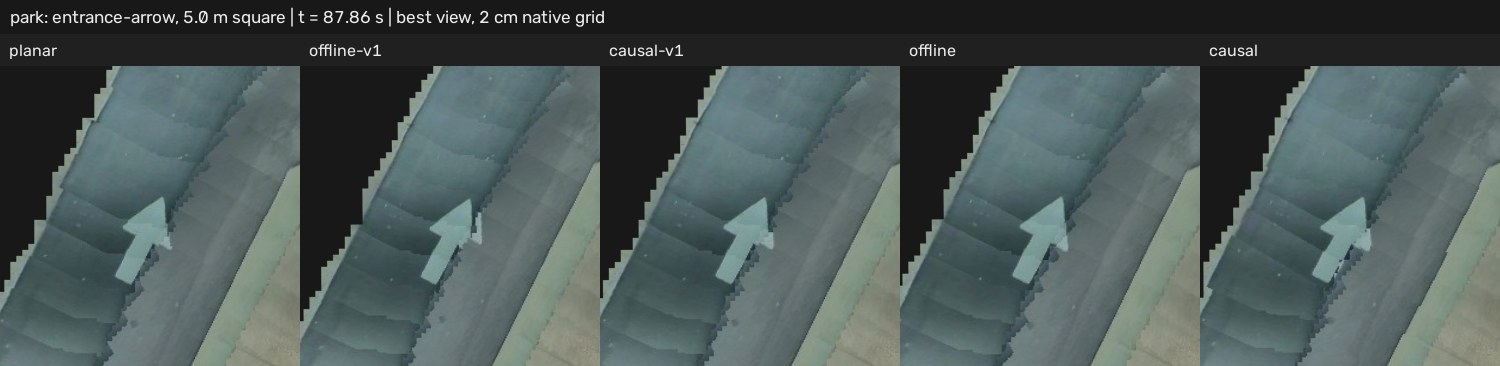
#> input picture pipeline/road/report/compare-park-entrance-arrow.jpg, 1500 x 366 px
$ python -i finish_v5.py   (imports and definitions only)
#> lines starting #> are read from the running program, lines starting #| are printed output that depends on the picture
### pipeline/groundtex/v5.py
"""V5 photographic ground. Build global registration and illumination guides; each displayed texel has one owner."""

from .atlas import *
from collections import Counter, defaultdict
from threading import Lock

BASE = Path("work/groundtex-final/state")
BASEOUT = Path("work/groundtex-final/ground")
SLICES = [(85, 140), (190, 215), (286, 330)]
P = W / "patches"
F = W / "fields"
D8 = 0.08
T = 128
stats = Counter()
mutex = Lock()


def key(r):
    return f"{r['cam']}-{r['n']:06d}"


def extent(box):
    return box[0] + box[2], box[1] + box[3]


# [11 lines left out: function pieces, not called in this run]


class Grid:
    # [33 lines left out: functions __init__, read, store, display, not called in this run]


@lru_cache(2400)
def mandatory(k):
    return display().query((np.array(k) + 0.5) * M)[0] < 43


# [146 lines left out: functions masks, actual_guard, box8, raw, not called in this run]


def blur(im, s):
    return cv.GaussianBlur(im, (0, 0), s)


# [314 lines left out: functions patch, fit, choose, protect, softedge, build, not called in this run]


# [4 lines that do not run on import are left out]

### pipeline/groundtex/finish_v5.py
"""Use clean-source footprint evidence, independent training-photo registration and a low-frequency verge gain. No photo mixtures."""

from .v5 import *
from .proof import Atlas, RPT, top_xy, groundphoto, pose
from . import refine

BASELINE = Path("work/groundtex-v5/before")
refine.GUIDE = Path("scene/stitched-opt-v5")


def high(im):
    g = cv.cvtColor(im.astype("f"), cv.COLOR_RGB2GRAY)
    return blur(g, 0.8) - blur(g, 5)


# [254 lines left out: functions local_repair, fieldfit, not called in this run]


class Verge:
    # [112 lines left out: functions __init__, __call__, run, not called in this run]


# [2 lines not run here, left out]

>>> import cv2
>>> picture = cv2.cvtColor(cv2.imread('../road/report/compare-park-entrance-arrow.jpg'), cv2.COLOR_BGR2RGB)
>>> result = high(picture)
#> call 2 of blur, with s = 5
#> in blur (call 2), `return cv.GaussianBlur(im, (0, 0), s)`:
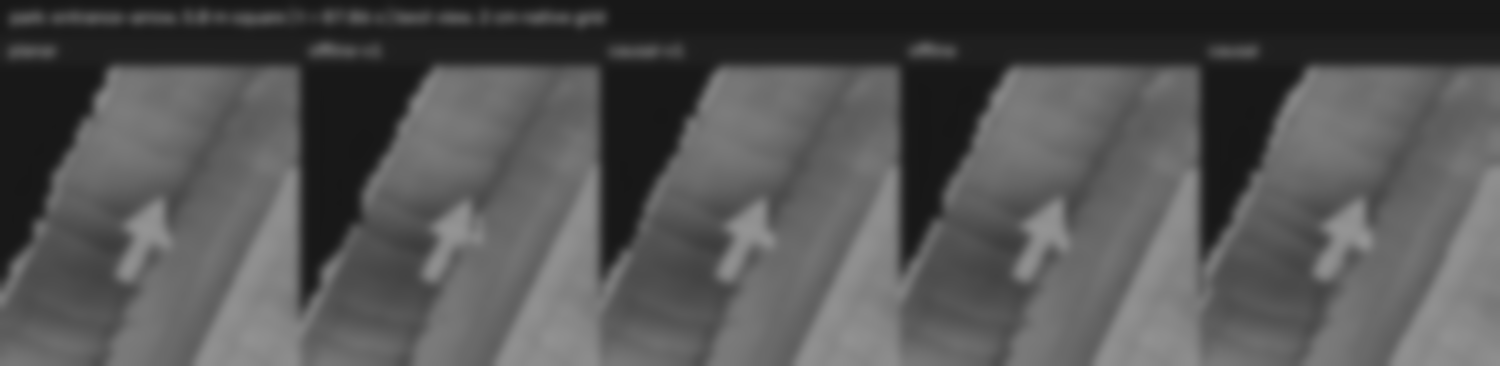
#> returned value: shape (366, 1500) float32; min 23.95, max 148.8, mean 84.5
#> in high, `return blur(g, 0.8) - blur(g, 5)`:
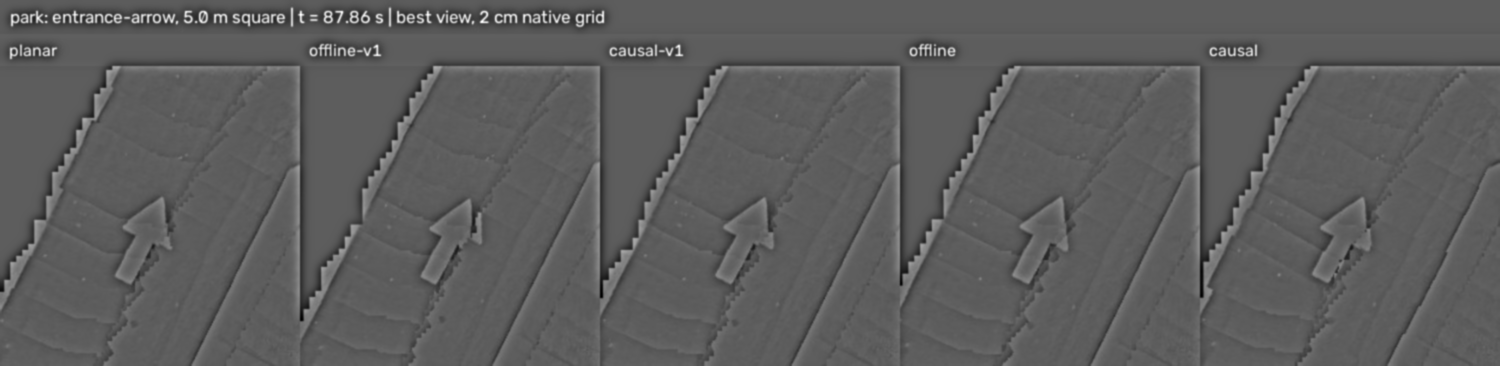
#> returned value: shape (366, 1500) float32; min -84.18, max 146.3, mean 0; drawn with min black and max white
